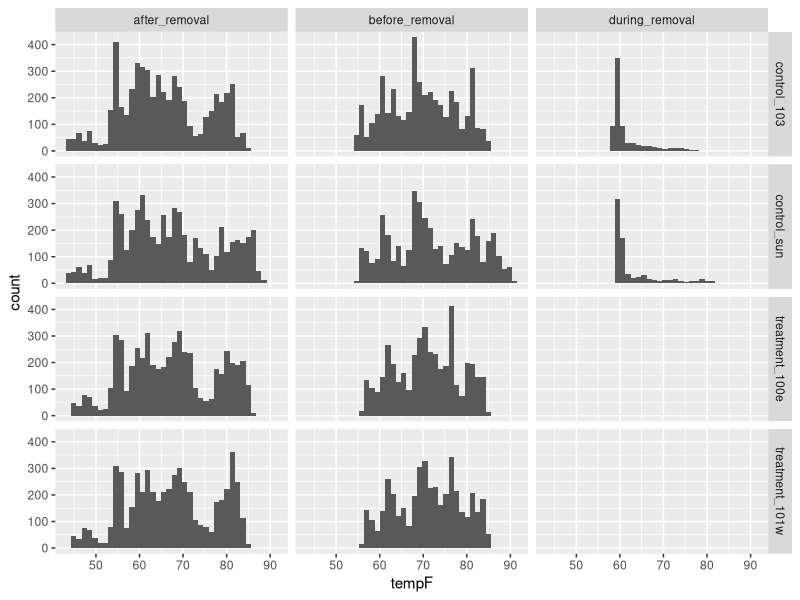
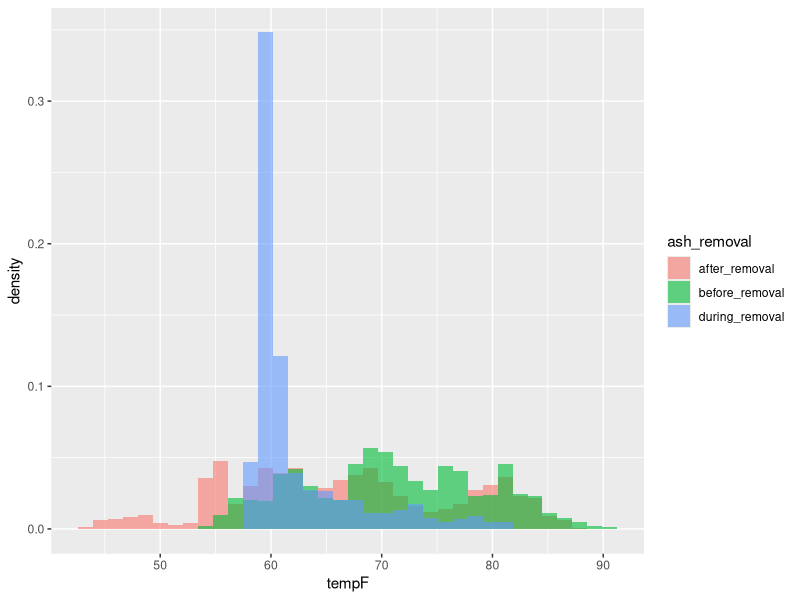
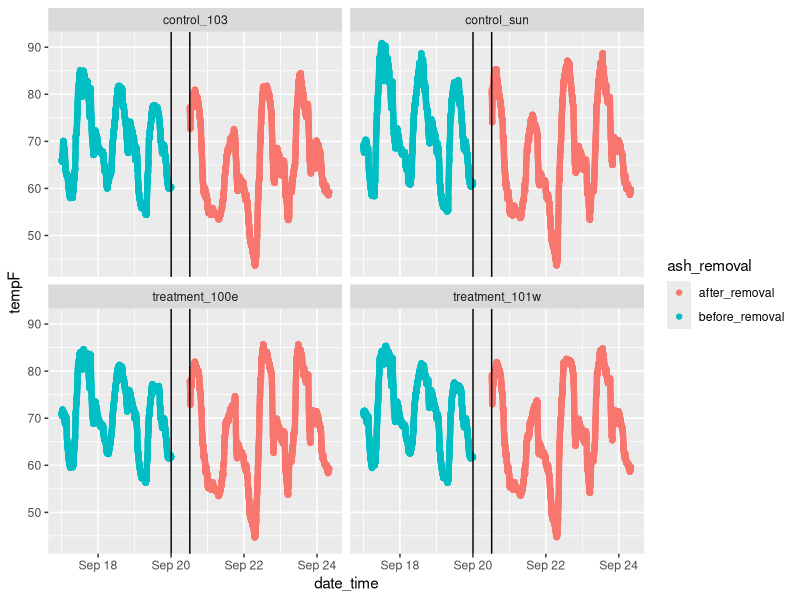
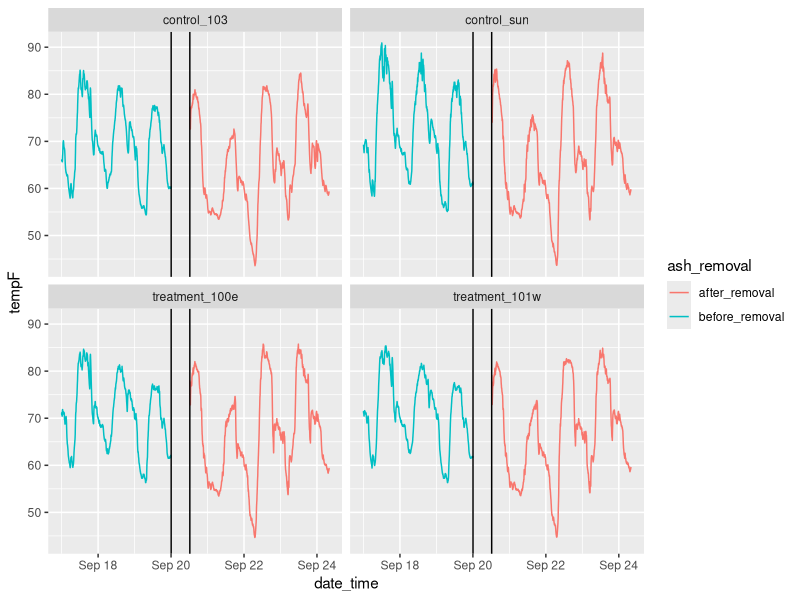
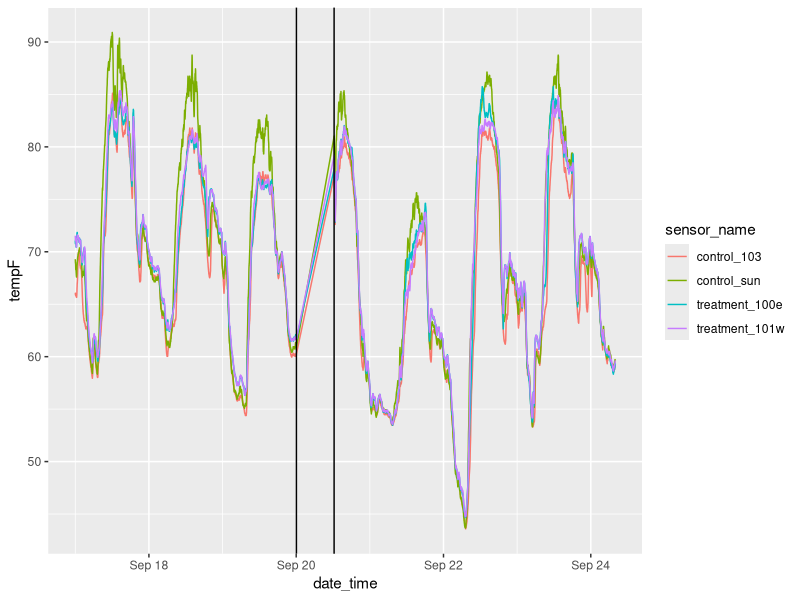
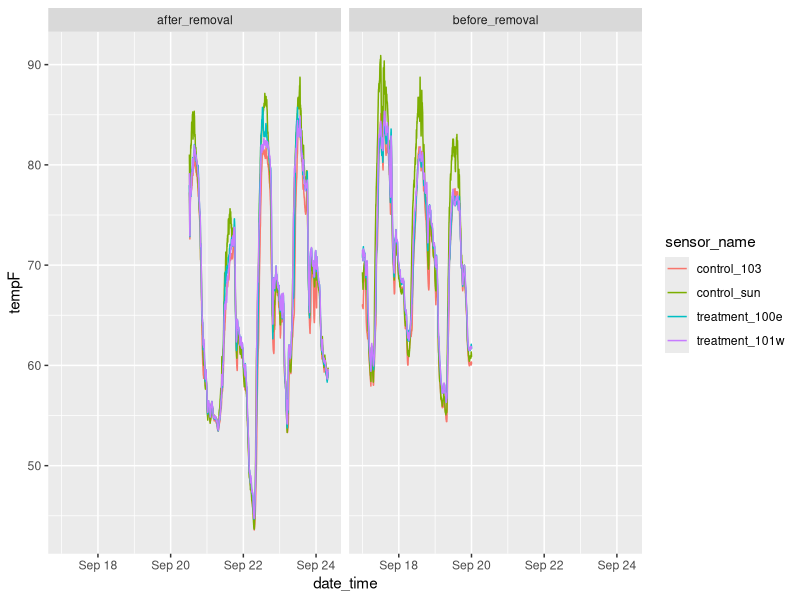

These charts were generated, in order, by the following R code:
## ---- chunk 1
knitr::opts_chunk$set(warning = FALSE, message = FALSE)
## ---- chunk 2
library(dplyr)
library(lubridate)
library(ggplot2)
options(stringsAsFactors = FALSE) 
## ---- chunk 3
ash_data <- read.csv("data/ash-microclimate-data2018.csv", header = T)

# checking structure
head(ash_data)
unique(ash_data$sensor_name)
str(ash_data) 

# formatting
ash_data <- ash_data %>% mutate(date_time = ymd_hms(date_time), sensor_sn = as.factor(sensor_sn), sensor_name = as.factor(sensor_name), ash_removal = as.factor(ash_removal))

str(ash_data)
## ---- chunk 4
ash_data %>% ggplot() + geom_histogram(mapping = aes(x = tempF), bins = 40) + facet_grid(facets = sensor_name ~ ash_removal)
## ---- chunk 5
ggplot(data = ash_data) +
  geom_histogram(mapping = aes(x = tempF, y = stat(density), fill = ash_removal), position = "identity", bins = 36, alpha = 0.6)
## ---- chunk 6
ash_data %>% filter(ash_removal == "before_removal" | ash_removal == "after_removal") %>% group_by(ash_removal) %>% 
  ggplot() + 
  geom_point(mapping = aes(x = date_time, y = tempF, color = ash_removal)) + 
  geom_vline(xintercept = ymd_hms("2018-09-20 00:04:00")) + 
  geom_vline(xintercept = ymd_hms("2018-09-20 12:20:59")) + 
  facet_wrap(facets = ~ sensor_name)
## ---- chunk 7
ash_data %>% filter(ash_removal == "before_removal" | ash_removal == "after_removal") %>% group_by(ash_removal) %>% 
  ggplot() + 
  geom_line(mapping = aes(x = date_time, y = tempF, color = ash_removal)) + 
  geom_vline(xintercept = ymd_hms("2018-09-20 00:04:00")) + 
  geom_vline(xintercept = ymd_hms("2018-09-20 12:20:59")) + 
  facet_wrap(facets = ~ sensor_name)
## ---- chunk 8
ash_data %>% filter(ash_removal != "during_removal") %>%
  group_by(ash_removal) %>% 
  ggplot() + 
  geom_line(mapping = aes(x = date_time, y = tempF, color = sensor_name)) + 
  geom_vline(xintercept = ymd_hms("2018-09-20 00:04:00")) + 
  geom_vline(xintercept = ymd_hms("2018-09-20 12:20:59")) 
## ---- chunk 9
ash_data %>% filter(ash_removal != "during_removal") %>% #try filtering out dates with no data
  group_by(ash_removal) %>%
  ggplot() +
  geom_line(mapping = aes(x = date_time, y = tempF, color = sensor_name)) +
  facet_wrap(facets = ~ ash_removal) #check facet_wrap help for how to order the facets
